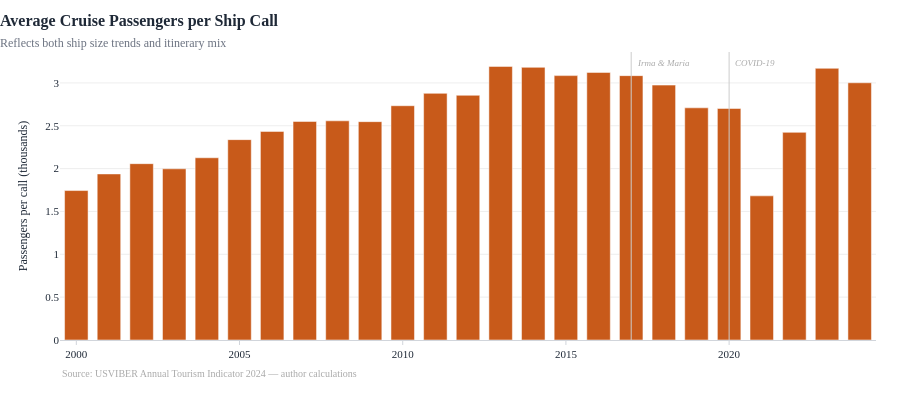

The notebook cell this image was saved under:
### Code cell
# Average passengers per cruise ship call
tour2 = tour.copy()
tour2["pax_per_ship"] = tour2["cruise_passengers"] / tour2["cruise_ships"]

fig = bar_chart(
    tour2,
    x="year",
    y="pax_per_ship",
    title="Average Cruise Passengers per Ship Call",
    subtitle="Reflects both ship size trends and itinerary mix",
    y_label="Passengers per call (thousands)",
    color=PALETTE["cruise"],
    source="USVIBER Annual Tourism Indicator 2024 — author calculations",
    shock_x=[2017, 2020],
)
fig.show()
print(
    tour2[["year", "cruise_passengers", "cruise_ships", "pax_per_ship"]]
    .set_index("year")
    .round(1)
    .to_string()
)

### Figure 1 — Plotly figure (JSON) as saved in the notebook; plotly's stock layout.template omitted (floating-point values rounded to 4 significant figures)
{"data": [{"marker": {"color": "#c85a1a"}, "name": "pax_per_ship", "type": "bar", "x": [2000, 2001, 2002, 2003, 2004, 2005, 2006, 2007, 2008, 2009, 2010, 2011, 2012, 2013, 2014, 2015, 2016, 2017, 2018, 2019, 2020, 2021, 2022, 2023, 2024], "y": [1.744, 1.938, 2.058, 1.998, 2.126, 2.338, 2.434, 2.55, 2.558, 2.548, 2.734, 2.878, 2.855, 3.193, 3.182, 3.085, 3.122, 3.085, 2.974, 2.709, 2.702, 1.682, 2.423, 3.17, 3.002]}], "layout": {"annotations": [{"showarrow": false, "text": "<span style='color:#aaaaaa;font-size:10px'>Source: USVIBER Annual Tourism Indicator 2024 — author calculations</span>", "x": 0, "xanchor": "left", "xref": "paper", "y": -0.09, "yanchor": "top", "yref": "paper"}, {"font": {"color": "#aaaaaa", "size": 9}, "showarrow": false, "text": "<i>Irma & Maria</i>", "x": 2017, "xanchor": "left", "xref": "x", "xshift": 4, "y": 1, "yanchor": "top", "yref": "paper", "yshift": -4}, {"font": {"color": "#aaaaaa", "size": 9}, "showarrow": false, "text": "<i>COVID-19</i>", "x": 2020, "xanchor": "left", "xref": "x", "xshift": 4, "y": 1, "yanchor": "top", "yref": "paper", "yshift": -4}], "bargap": 0.28, "height": 420, "shapes": [{"line": {"color": "#cccccc", "width": 1}, "type": "line", "x0": 2017, "x1": 2017, "xref": "x", "y0": 0, "y1": 1, "yref": "y domain"}, {"line": {"color": "#cccccc", "width": 1}, "type": "line", "x0": 2020, "x1": 2020, "xref": "x", "y0": 0, "y1": 1, "yref": "y domain"}], "title": {"font": {"size": 16}, "text": "<b>Average Cruise Passengers per Ship Call</b><br><span style='font-size:12px;font-weight:400;color:#6b7280'>Reflects both ship size trends and itinerary mix</span>", "x": 0}, "xaxis": {"title": {"text": ""}}, "yaxis": {"title": {"text": "Passengers per call (thousands)"}}}}
